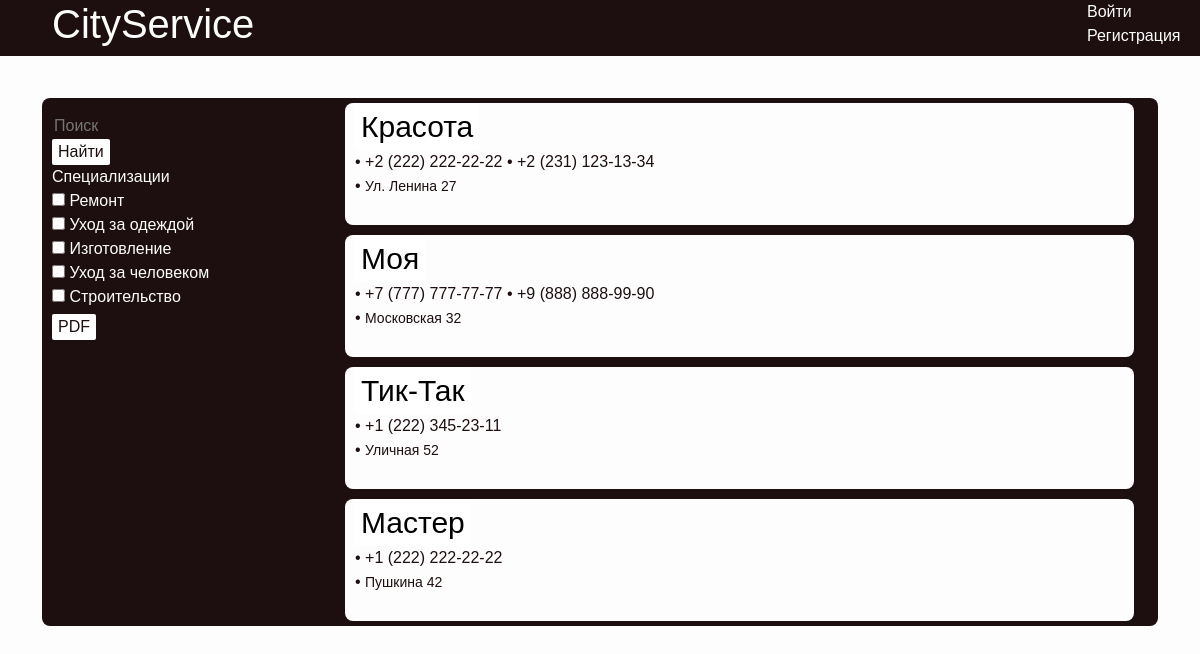
The app's page /cityservice/companies, older data.
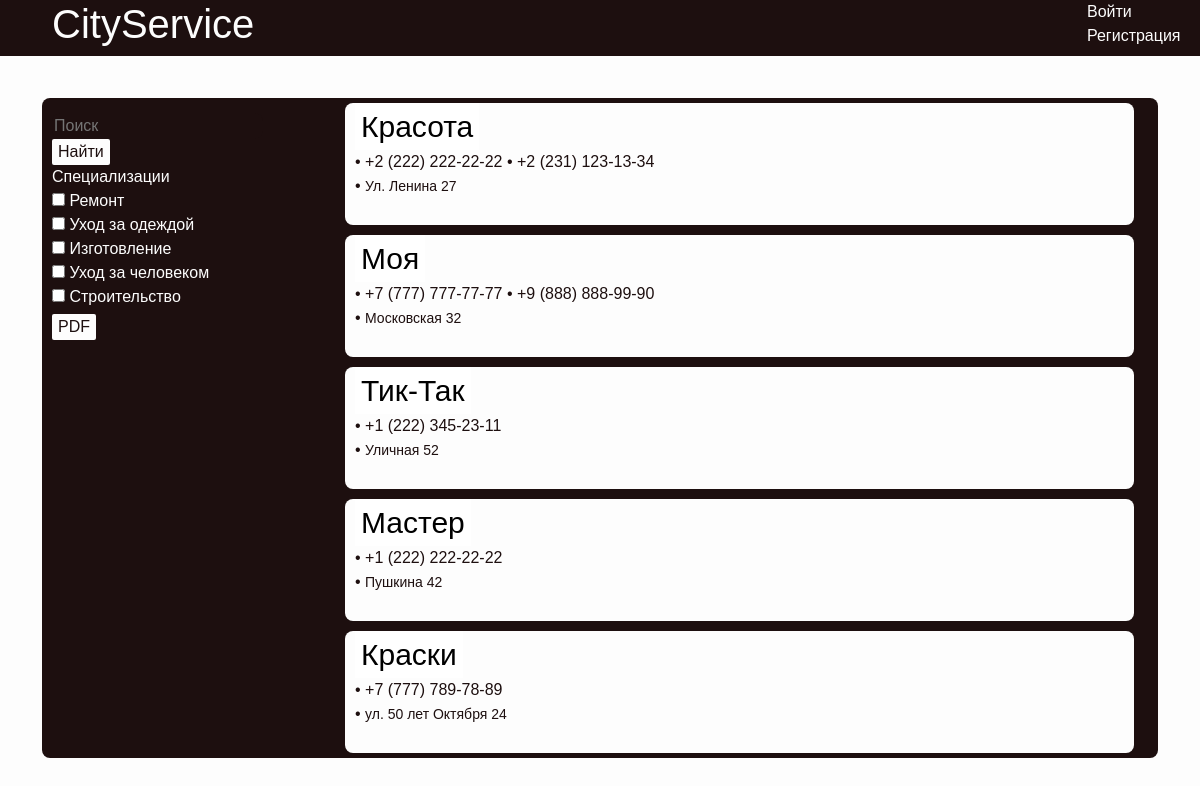
The same page, newer data.
### etc/models.py (models this page shows)
class Specialization(models.Model):
    id = models.IntegerField(primary_key=True)
    name = models.CharField(max_length=150, null=False)
    class Meta:
        db_table = "specialization"

class Company(models.Model):
    id = models.IntegerField(primary_key=True)
    name = models.CharField(max_length=150, null=False) #blank = False?
    rank = models.IntegerField(null=True)
    type_of_ownership = models.CharField(max_length=150, null=True)
    address = models.CharField(max_length=200, null=True)
    description = models.TextField()
    account = models.ForeignKey(Account, on_delete=models.CASCADE)
    services = models.ManyToManyField(Service)
    specializations = models.ManyToManyField(Specialization)
    holidays = models.ManyToManyField(Holiday)
    day_of_work = models.ManyToManyField(Day_of_work)
    class Meta:
        db_table = "company"

class Phone(models.Model):
    id = models.IntegerField(primary_key=True)
    phone = models.CharField(max_length=15, null=False)
    company = models.ForeignKey(Company, on_delete=models.CASCADE)
    class Meta:
        db_table = "phone"

### etc/views.py (the view)
# urls.py: path('cityservice/companies', companies, name='companies'),
def companies(request):
    context = {}
    if request.method == 'POST':
        companies = []
        phones = []
        if request.POST['specs_choose'] != '':
            specs = request.POST['specs_choose'].split(',')
            services = []
            for spec in specs:
                specialization = Specialization.objects.get(name=spec)
                service_list = list(Service.objects.filter(specialization=specialization))
                companies.extend(list(Company.objects.filter(specializations=specialization)))
                for item in service_list:
                    services.append(item)
            context['services'] = services
        if request.POST['services_choose'] != '':
            services = request.POST['services_choose'].split(',')
            companies = []
            phones = []
            for service in services:
                s = Service.objects.get(name=service)
                companies.extend(list(Company.objects.filter(services=s)))
        if request.POST['search'] != '':
            search = request.POST['search']
            print(search)
            print(type(search))
            services = list(Service.objects.filter(Q(name__icontains=search) | Q(name__icontains=search.upper()) | Q(name__icontains=search.lower()) | Q(name__icontains=search.lower().title())))
            specializations = list(Specialization.objects.filter(Q(name__icontains=search) | Q(name__icontains=search.upper()) | Q(name__icontains=search.lower()) | Q(name__icontains=search.lower().title())))
            companies.extend(list(Company.objects.filter(Q(name__icontains=search) | Q(name__icontains=search.upper()) | Q(name__icontains=search.lower()) | Q(name__icontains=search.lower().title()))))
            for service in services:
                companies.extend(list(Company.objects.filter(services=service)))
            for spec in specializations:
                companies.extend(list(Company.objects.filter(specializations=spec)))
        companies = set(companies)
        for elem in companies:
            phones.append(list(Phone.objects.filter(company=elem)))
        pdf_companies = [{'pk': company.pk, 'name': company.name, 'address': company.address} for company in companies]
        pdf_phones = [[p.phone for p in phone] for phone in phones]
        context['companies'] = companies
        context['pdf_companies'] = pdf_companies
        context['pdf_phones'] = pdf_phones
        context['phones'] = phones
        context['search'] = request.POST['search']
        context['specs_choose'] = request.POST['specs_choose']
        context['services_choose'] = request.POST['services_choose']
    else:
        qs_companies = Company.objects.all()
        comps = list(qs_companies)
        phones = []
        qs_phones = {}
        for comp in comps:
            phones.append(list(Phone.objects.filter(company=comp)))
        pdf_companies = [{'pk': company.pk, 'name': company.name, 'address': company.address} for company in qs_companies]
        pdf_phones = [[p.phone for p in phone] for phone in phones]
        context['pdf_companies'] = pdf_companies
        context['pdf_phones'] = pdf_phones
        context['phones'] = phones
        context['companies'] = comps
        context['specs_choose'] = ''
        context['services_choose'] = ''
        context['search'] = ''
    context['specs'] = Specialization.objects.all()
    return render(request, 'companies.html', context)

### etc/templates/companies.html (shortened to what this page needs)
{% load static %}
<!DOCTYPE html>
<html lang="en">
<head>
    <link href="/static/bootstrap/css/bootstrap.min.css" rel="stylesheet">
    <link href="/static/company_style.css" rel=stylesheet>
</head>
<body>
    <header>
        <div class="container ">
            <div class="row">
                <div class="col-11">
                    <h1 class="text-left cs-h1"><a class="cs-a" href={% url 'companies' %}>CityService</a></h1>
                </div>
                <div class="col-1">
                    {% if request.user.is_authenticated %}
                        <a href={%url 'account_profile'%} class="cs-a-registr">Профиль</a>
                        <br>
                        <a href={% url 'account_logout'%} class="cs-a-registr">Выйти</a>
                    {% else %}
                        <a href={% url 'account_login'%} class="cs-a-registr">Войти</a>
                        <br>
                        <a href={% url 'account_registration'%} class="cs-a-registr">Регистрация</a>
                    {% endif %}
                </div>
            </div>
        </div>
    </header>
    <hr>
    <div class="container">
    <br>
    <div class="container">
        <div class="row">
            <div class="col-3 cs-panel">
                <form class="cs-form" action={% url 'companies' %} method="POST">
                        <input placeholder="Поиск" class="cs-input" name="search">
                    <input type="submit" class="cs-button" value="Найти">
                <div class="spez-name">Специализации</div>
                <div class="spez">
                            {% for spec in specs %}
                                <div class="">
                                        <input onclick="spec('{{ spec.name }}')" id='spec_{{spec.name}}' type="checkbox">
                                        <label id='label_{{spec.name}}' class="cs-label" for='spec_{{spec.name}}' onchange="this.form.submit()">{{ spec.name }}</label>
                                </div>
                            {% endfor %}
                </div>
                    </form>
                </div>
                <form class="cs-form" action={% url 'create_pdf' %} method="POST">
                    <input type="submit" style="margin-top: 5px;" class="cs-button" onclick="_pdf()" value="PDF">
                </form>
            </div>
            <div class="col-9 cs-spezi">
                <div class="cs-spezi_list">
                    <div class="container">
                        {% for company in companies %}
                        <div class="row">
                            <div class="column-10">
                                <div class="cs-spez">
                                        <form method="POST" action={% url 'company' %}>
                                            <input type="submit" class="button_company_name" value={{company.name}}>
                                    {% with count=forloop.counter %}
                                        {% for ph in phones %}
                                            {% if forloop.counter == count %}
                                                {% for p in ph%}
                                                    <span class="tochka"> • </span>
                                                    <label class="label-phone">{{ p.phone }}</label>
                                                {% endfor %}
                                            {% endif %}
                                        {% endfor %}
                                    {% endwith %}
                                    <br>
                                    <span class="tochka"> • </span>
                                    <span class="cs-vakansiya-company">{{company.address}}</span>
                                    <br>
                                    <br>
                                </div>
                            </div>
                        </div>
                        {% endfor %}
                    </div>
                </div>
            </div>
        </div>
</body>
</html>

Row changes from the older to the newer data that the page shows:
added Company: address "ул. 50 лет Октября 24"
added Phone: phone "+7 (777) 789-78-89"
